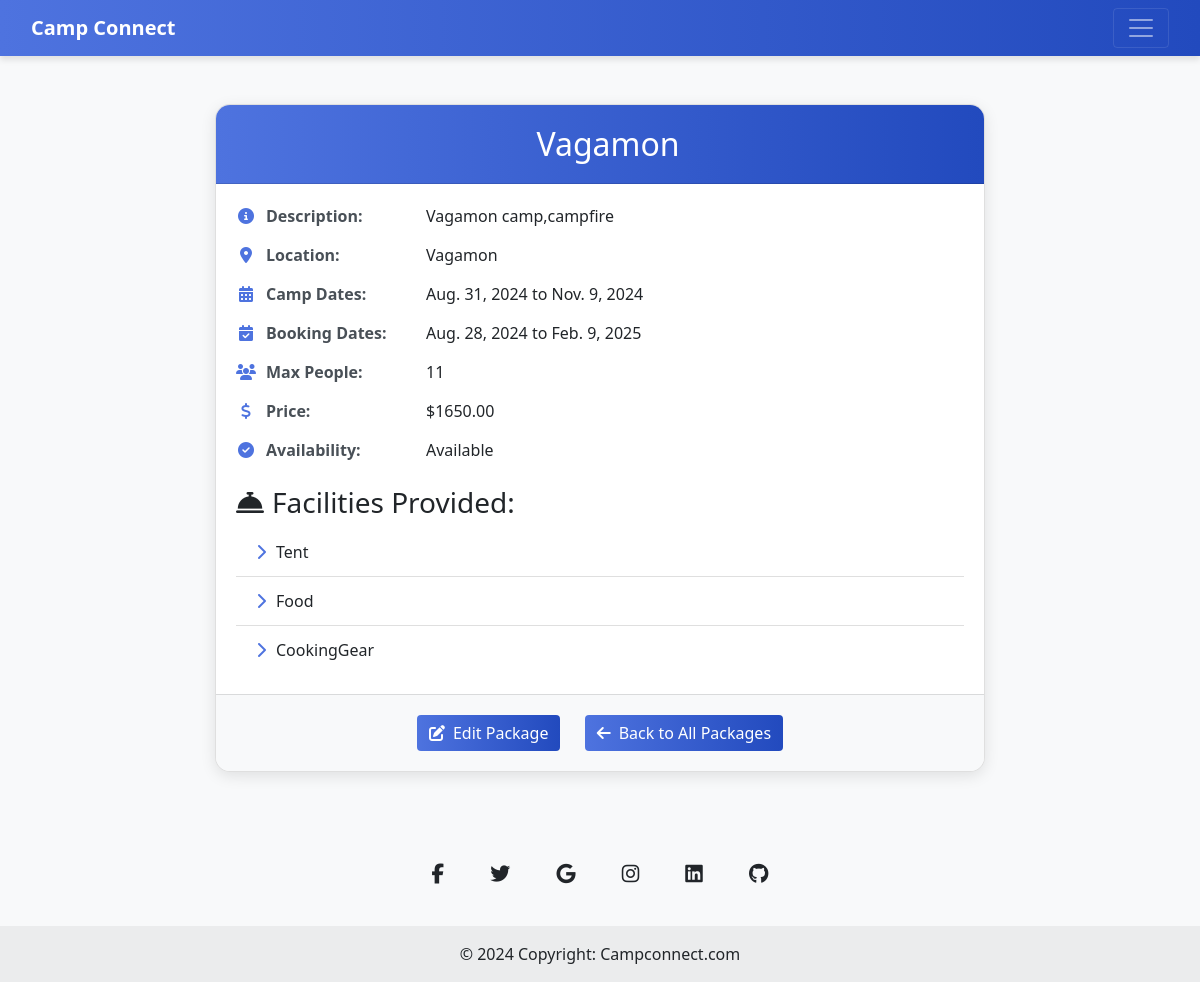
The app's page /Camp/package/10/ with its own data.
### Camp/models.py (models this page shows)
class CampPackage(models.Model):
    camp = models.ForeignKey('Camp', on_delete=models.CASCADE, related_name='packages')
    package_name = models.CharField(max_length=100)
    description = models.TextField()
    location = models.TextField()
    camp_start_date = models.DateField(auto_now_add=True)
    camp_end_date = models.DateField()
    booking_start_date =models.DateField(auto_now_add=True)
    booking_end_date = models.DateField()
    max_people = models.PositiveIntegerField()
    facilities_provided = models.ManyToManyField('CampFacility', related_name='camp_packages', blank=True)
    price = models.DecimalField(max_digits=10, decimal_places=2)
    availability = models.BooleanField(default=True)
    images = models.ImageField(upload_to='package_images/', blank=True, null=True)

class CampFacility(models.Model):
    CAMP_ITEM_CHOICES = [
        ('Bed', 'Bed'),
        ('Tent', 'Tent'),
        ('Food', 'Food'),
        ('Stool', 'Stool'),
        ('SleepingBag', 'Sleeping Bag'),
        ('Lantern', 'Lantern'),
        ('CampFire', 'Camp Fire'),
        ('FirstAid', 'First Aid Kit'),
        ('CookingGear', 'Cooking Gear'),
        ('Water', 'Water Supply'),
    ]
    facility_name = models.CharField(max_length=100, choices=CAMP_ITEM_CHOICES)
    quantity_available = models.PositiveIntegerField(default=0)
    price_per_item = models.DecimalField(max_digits=10, decimal_places=2, default=0.00)
    description = models.TextField(blank=True, null=True)
    camp = models.ForeignKey('Camp', on_delete=models.CASCADE, related_name='facilities')

### Camp/views.py (the view)
# urls.py: path('package/<int:package_id>/', views.view_package, name='view_package'),
def view_package(request, package_id):
    package = get_object_or_404(CampPackage, id=package_id)
    return render(request, 'Camp/View_package.html', {'package': package})

### Camp/templates/Camp/View_package.html (shortened to what this page needs)
{% extends "Camp/base.html"%}
{% block navbar%}
<!DOCTYPE html>
<html lang="en">
<head>
    <link href="https://stackpath.bootstrapcdn.com/bootstrap/4.5.2/css/bootstrap.min.css" rel="stylesheet">
</head>
<body>
    <div class="container mt-5">
        <div class="card">
            <div class="card-header text-center">
                <h2>{{ package.package_name }}</h2>
            </div>
            <div class="card-body">
                <p>
                    <i class="fas fa-info-circle"></i>
                    <strong>Description:</strong>
                    {{ package.description }}
                </p>
                <p>
                    <i class="fas fa-map-marker-alt"></i>
                    <strong>Location:</strong>
                    {{ package.location }}
                </p>
                <p>
                    <i class="fas fa-calendar-alt"></i>
                    <strong>Camp Dates:</strong>
                    {{ package.camp_start_date }} to {{ package.camp_end_date }}
                </p>
                <p>
                    <i class="fas fa-calendar-check"></i>
                    <strong>Booking Dates:</strong>
                    {{ package.booking_start_date }} to {{ package.booking_end_date }}
                </p>
                <p>
                    <i class="fas fa-users"></i>
                    <strong>Max People:</strong>
                    {{ package.max_people }}
                </p>
                <p>
                    <i class="fas fa-dollar-sign"></i>
                    <strong>Price:</strong>
                    ${{ package.price }}
                </p>
                <p>
                    <i class="fas fa-check-circle"></i>
                    <strong>Availability:</strong>
                    {{ package.availability|yesno:"Available,Not Available" }}
                </p>
                <h3 class="mt-4"><i class="fas fa-concierge-bell mr-2"></i>Facilities Provided:</h3>
                <ul class="list-group list-group-flush">
                    {% for facility in package.facilities_provided.all %}
                        <li class="list-group-item">
                            <i class="fas fa-chevron-right"></i>
                            {{ facility.facility_name }}
                        </li>
                    {% endfor %}
                </ul>
            </div>
            <div class="card-footer text-center">
                <a href="{% url 'Camp:edit_package' package.id %}" class="btn btn-primary">
                    <i class="fas fa-edit mr-2"></i>Edit Package
                </a>
                <a href="{% url 'Camp:view_all_packages' %}" class="btn btn-primary">
                    <i class="fas fa-arrow-left mr-2"></i>Back to All Packages
                </a>
            </div>
        </div>
    </div>
<footer class="text-center bg-body-tertiary">
    <div class="container pt-4">
      <section class="mb-4">
        <a
          data-mdb-ripple-init
          class="btn btn-link btn-floating btn-lg text-body m-1"
          href="#!"
          role="button"
          data-mdb-ripple-color="dark"
          ><i class="fab fa-facebook-f"></i
        ></a>
        <a
          data-mdb-ripple-init
          class="btn btn-link btn-floating btn-lg text-body m-1"
          href="#!"
          role="button"
          data-mdb-ripple-color="dark"
          ><i class="fab fa-twitter"></i
        ></a>
        <a
          data-mdb-ripple-init
          class="btn btn-link btn-floating btn-lg text-body m-1"
          href="#!"
          role="button"
          data-mdb-ripple-color="dark"
          ><i class="fab fa-google"></i
        ></a>
        <a
          data-mdb-ripple-init
          class="btn btn-link btn-floating btn-lg text-body m-1"
          href="#!"
          role="button"
          data-mdb-ripple-color="dark"
          ><i class="fab fa-instagram"></i
        ></a>
        <a
          data-mdb-ripple-init
          class="btn btn-link btn-floating btn-lg text-body m-1"
          href="#!"
          role="button"
          data-mdb-ripple-color="dark"
          ><i class="fab fa-linkedin"></i
        ></a>
        <a
          data-mdb-ripple-init
          class="btn btn-link btn-floating btn-lg text-body m-1"
          href="#!"
          role="button"
          data-mdb-ripple-color="dark"
          ><i class="fab fa-github"></i
        ></a>
      </section>
    </div>
    <div class="text-center p-3" style="background-color: rgba(0, 0, 0, 0.05);">
      © 2024 Copyright:
      <a class="text-body" href="www.campconnect.com">Campconnect.com</a>
    </div>
  </footer>
</body>
</html>
{% endblock navbar%}

### Camp/templates/Camp/base.html (style rules this page uses)
body { background-color: #f8f9fa; font-family: 'Segoe UI', Tahoma, Geneva, Verdana, sans-serif; }

### Camp/templates/Camp/View_package.html (style rules this page uses)
body { background-color: #f8f9fa; font-family: 'Segoe UI', Tahoma, Geneva, Verdana, sans-serif; }
.container { max-width: 800px; margin-top: 50px; }
.card { border-radius: 15px; box-shadow: 0 4px 15px rgba(0, 0, 0, 0.1); overflow: hidden; }
.card-header { background: linear-gradient(to right, #4e73df, #224abe); color: white; padding: 20px; }
.card-header h2 { margin-bottom: 0; display: flex; align-items: center; justify-content: center; }
.card-body p { margin-bottom: 15px; display: flex; align-items: center; }
.card-body p strong { margin-right: 10px; min-width: 150px; color: #495057; }
.card-body p i { margin-right: 10px; color: #4e73df; width: 20px; text-align: center; }
.list-group-item { display: flex; align-items: center; }
.list-group-item i { margin-right: 10px; color: #4e73df; }
.card-footer { background-color: #f8f9fa; padding: 20px; }
.btn-primary { background: linear-gradient(to right, #4e73df, #224abe); border: none; margin: 0 10px; transition: transform 0.3s ease; }

### records on screen
CampPackage: package_name "Vagamon", description "Vagamon camp,campfire", location "Vagamon", camp_start_date "Aug. 31, 2024", camp_end_date "Nov. 9, 2024", booking_start_date "Aug. 28, 2024", booking_end_date "Feb. 9, 2025", max_people "11", price "1650.00", availability "Available"
CampFacility: facility_name "Tent"
CampFacility: facility_name "Food"
CampFacility: facility_name "CookingGear"
